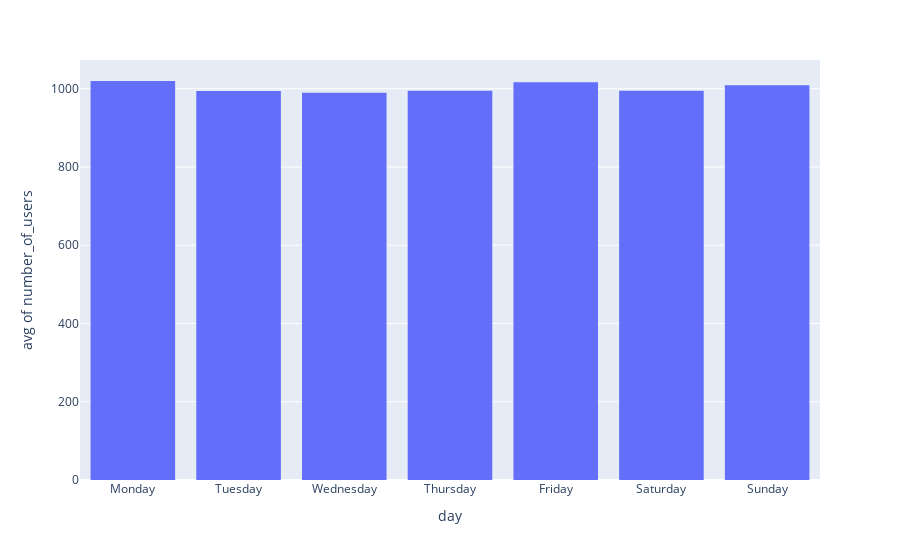

Source (notebook cell):
### Markdown cell above
As you can see, the first bin is ```Wednesday```. This is because the day in our dictionary is Wednesday. If we wish to force an specific order in the binning, we need to set the ```category_orders``` argument. For example:

### Code cell
fig = px.histogram(data_users_dict, x="day", y='number_of_users', histfunc='avg', category_orders=dict(day=list(weekdays.values())))
fig.show()

### Figure 1 — Plotly figure (JSON) as saved in the notebook; plotly's stock layout.template omitted (floating-point values rounded to 4 significant figures)
{"data": [{"alignmentgroup": "True", "bingroup": "x", "histfunc": "avg", "hovertemplate": "day=%{x}<br>avg of number_of_users=%{y}<extra></extra>", "legendgroup": "", "marker": {"color": "#636efa", "pattern": {"shape": ""}}, "name": "", "offsetgroup": "", "orientation": "v", "showlegend": false, "type": "histogram", "x": ["Wednesday", "Thursday", "Friday", "Saturday", "Sunday", "Monday", "Tuesday", "Wednesday", "Thursday", "Friday", "Saturday", "Sunday", "Monday", "Tuesday", "Wednesday", "Thursday", "Friday", "Saturday", "Sunday", "Monday", "Tuesday", "Wednesday", "Thursday", "Friday", "Saturday", "Sunday", "Monday", "Tuesday", "Wednesday", "Thursday", "Friday", "Saturday", "Sunday", "Monday", "Tuesday", "Wednesday", "Thursday", "Friday", "Saturday", "Sunday", "Monday", "Tuesday", "Wednesday", "Thursday", "Friday", "Saturday", "Sunday", "Monday", "Tuesday", "Wednesday", "Thursday", "Friday", "Saturday", "Sunday", "Monday", "Tuesday", "Wednesday", "Thursday", "Friday", "Saturday", "Sunday", "Monday", "Tuesday", "Wednesday", "Thursday", "Friday", "Saturday", "Sunday", "Monday", "Tuesday", "Wednesday", "Thursday", "Friday", "Saturday", "Sunday", "Monday", "Tuesday", "Wednesday", "Thursday", "Friday", "Saturday", "Sunday", "Monday", "Tuesday", "Wednesday", "Thursday", "Friday", "Saturday", "Sunday", "Monday", "Tuesday", "Wednesday", "Thursday", "Friday", "Saturday", "Sunday", "Monday", "Tuesday", "Wednesday", "Thursday", "Friday", "Saturday", "Sunday", "Monday", "Tuesday", "Wednesday", "Thursday", "Friday", "Saturday", "Sunday", "Monday", "Tuesday", "Wednesday", "Thursday", "Friday", "Saturday", "Sunday", "Monday", "Tuesday", "Wednesday"], "xaxis": "x", "y": [1049, 992, 992, 987, 965, 1038, 998, 1019, 1055, 1055, 913, 991, 951, 1089, 956, 956, 959, 959, 992, 947, 979, 1004, 950, 988, 966, 1051, 1015, 960, 1000, 1060, 1011, 968, 1022, 1011, 998, 998, 953, 928, 983, 1057, 1032, 949, 1063, 1008, 1109, 977, 1109, 1018, 929, 971, 1033, 1107, 1004, 996, 1033, 1051, 999, 1035, 1006, 1025, 983, 1056, 962, 834, 1007, 882, 1096, 1030, 1011, 956, 1021, 971, 1032, 948, 1045, 926, 920, 1067, 1035, 991, 1005, 1020, 1072, 912, 1017, 920, 1038, 1043, 990, 1125, 1022, 958, 958, 1085, 1032, 875, 1012, 1110, 952, 944, 1073, 973, 992, 1017, 1056, 938, 1033, 989, 1013, 1025, 1057, 1002, 1045, 1001, 1031, 1020, 1001, 1013, 1003, 917], "yaxis": "y"}], "layout": {"barmode": "relative", "legend": {"tracegroupgap": 0}, "margin": {"t": 60}, "xaxis": {"anchor": "y", "categoryarray": ["Monday", "Tuesday", "Wednesday", "Thursday", "Friday", "Saturday", "Sunday"], "categoryorder": "array", "domain": [0, 1], "title": {"text": "day"}}, "yaxis": {"anchor": "x", "domain": [0, 1], "title": {"text": "avg of number_of_users"}}}}
